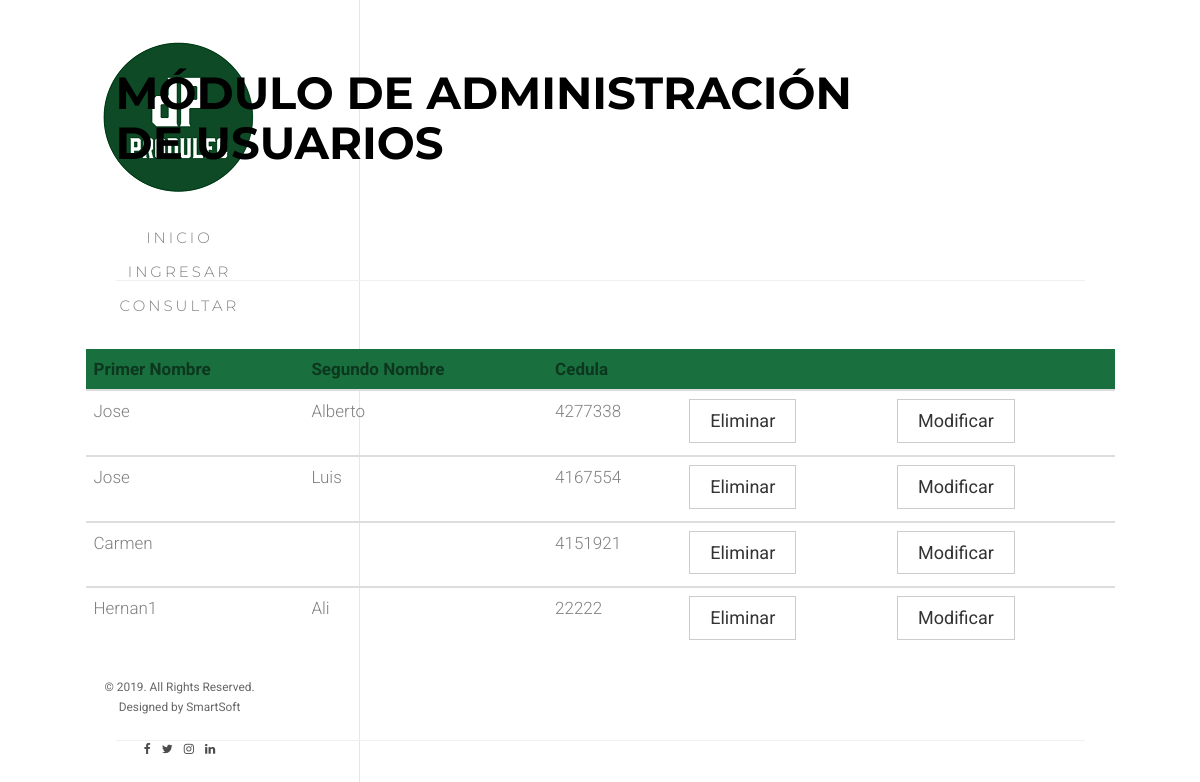
/searchuser, run on an earlier commit of the app's database.
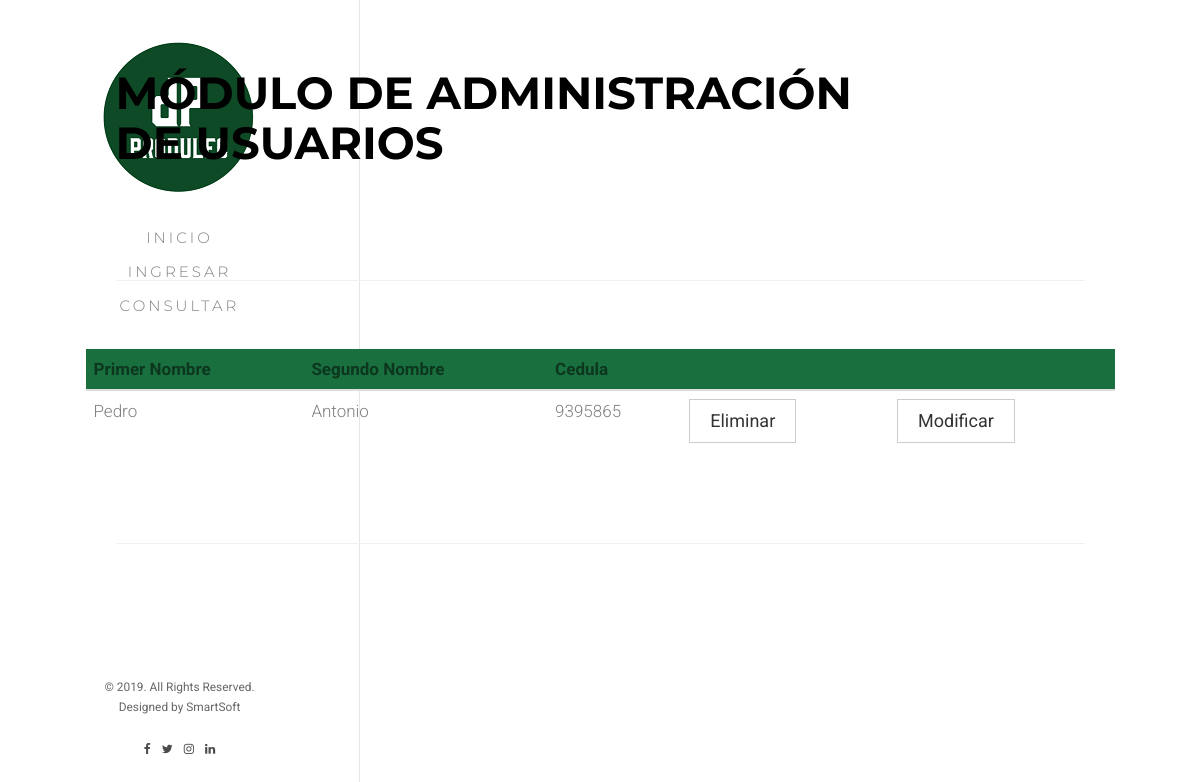
And on a later commit of the database.
### produlect/models.py (models this page shows, shortened)
class empleado(models.Model):
    id_empleado = models.AutoField(primary_key=True)
    primer_nombre = models.CharField(max_length=45)
    segundo_nombre = models.CharField(max_length=45, blank=True)
    primer_apellido = models.CharField(max_length=45)
    segundo_apellido = models.CharField(max_length=45, blank=True)
    cedula = models.IntegerField()
    celular = models.CharField(max_length=10)
    fecha_nacimiento = models.DateField(
        'Fecha de Nacimento', blank=False, null=False)
    fecha_contratacion = models.DateField(
        'Fecha de Contratacion', blank=False, null=False)
    sueldo = models.IntegerField()
    email = models.CharField(max_length=45, blank=True)
    id_cargo = models.ForeignKey(cargo, on_delete=models.CASCADE)

### produlect/views.py (the view)
# urls.py: path('searchuser', views.searchuser, name='searchuser'),
def searchuser(request):
    users = empleado.objects.all()
    args = {
        'users': users
    }
    return render(request, 'user/search.html', args)

### produlect/templates/user/search.html (shortened to what this page needs)
{% extends "base/base.html" %}
{% load static %}
{% block content %}
<div id="fh5co-page">
	<aside id="fh5co-aside" role="complementary" class="border js-fullheight">
		<h1 id="fh5co-logo"><a href="index.html"><img src="{% static 'images/logo_1.png' %}"
					alt="Free HTML5 Bootstrap Website Template"></a></h1>
		<nav id="fh5co-main-menu" role="navigation">
			<ul>
				<li><a href="{% url 'index' %}">Inicio</a></li>
				<li><a href="{% url 'createuser' %}">Ingresar</a></li>
				<li><a href="{% url 'searchuser' %}">Consultar</a></li>
			</ul>
		</nav>
		<div class="fh5co-footer">
			<p><small>&copy; 2019. All Rights Reserved.</span> <span>Designed by SmartSoft</span>
			<ul>
				<li><a href="#"><i class="icon-facebook"></i></a></li>
				<li><a href="#"><i class="icon-twitter"></i></a></li>
				<li><a href="#"><i class="icon-instagram"></i></a></li>
				<li><a href="#"><i class="icon-linkedin"></i></a></li>
			</ul>
		</div>
	</aside>
	<div id="fh5co-main">
		<div class="fh5co-narrow-content fh5co-border-bottom">
			<h2 class="fh5co-heading animate-box" data-animate-effect="fadeInLeft">MÓDULO DE ADMINISTRACIÓN <span>DE
					USUARIOS</span></h2>
		</div>
		<div class="fh5co-narrow-content fh5co-border-bottom" id="consultar">
			<div class="row">
				<div class="col-md-20 animate-box" data-animate-effect="fadeInLeft">
					<form action="">
						<div class="row">
							<div class="col-md-12">
								<div class="row">
									<table class="table">
										<thead style="background-color: #196f3d">
											<tr>
												<th scope="col">Primer Nombre</th>
												<th scope="col">Segundo Nombre</th>
												<th scope="col">Cedula</th>
												<th scope="col"></th>
												<th scope="col"></th>
											</tr>
										</thead>
										{% for form in users %}
										<tbody>
											<tr>
												<td scope="row">{{ form.primer_nombre }}</td>
												<td scope="row">{{ form.segundo_nombre }}</td>
												<td scope="row">{{ form.cedula }}</td>
												<td scope="row"><a href="{% url 'deleteuser' cedula=form.cedula %}"><button type="button" class="btn btn-default">Eliminar</button></a></td>
												<td scope="row"><a href="{% url 'updateuser' cedula=form.cedula %}"><button type="button" class="btn btn-default">Modificar</button></a></td>
											</tr>
										</tbody>
										{% endfor %}
									</table>
								</div>
							</div>
						</div>
					</form>
				</div>
			</div>
		</div>
	</div>
</div>
{% endblock content%}

### produlect/templates/base/base.html (shortened to what this page needs)
<!DOCTYPE html>
<html>
<head>
    {% load static %}
    <link rel="stylesheet" href="{% static 'css/animate.css'%}">
    <link rel="stylesheet" href="{% static 'css/icomoon.css'%}">
    <link rel="stylesheet" href="{% static 'css/bootstrap.css'%}">
    <link rel="stylesheet" href="{% static 'css/owl.carousel.min.css'%}">
    <link rel="stylesheet" href="{% static 'css/owl.theme.default.min.css'%}">
    <link rel="stylesheet" href="{% static 'css/style.css'%}">
</head>
<body onload="nobackbutton();">
    <div class="container">
        {% block content %}{% endblock %}
    </div>
</body>
</html>

### produlect/static/css/icomoon.css (style rules this page uses)
[class^="icon-"], [class*=" icon-"] { font-family: 'icomoon' !important; speak: none; font-style: normal; font-weight: normal; font-variant: normal; text-transform: none; line-height: 1; -webkit-font-smoothing: antialiased; -moz-osx-font-smoothing: grayscale; }
.icon-twitter:before { content: "\f099"; }
.icon-facebook:before { content: "\f09a"; }
.icon-linkedin:before { content: "\f0e1"; }
.icon-instagram:before { content: "\f16d"; }

### produlect/static/css/style.css (style rules this page uses)
body { font-family: "Roboto", Arial, sans-serif; font-weight: 300; font-size: 20px; line-height: 1.6; color: rgba(0, 0, 0, 0.5); }
a { color: #196f3d; -webkit-transition: 0.5s; -o-transition: 0.5s; transition: 0.5s; }
p { margin-bottom: 1.5em; }
h1, h2, h3, h4, h5, h6 { color: #000; font-family: "Montserrat", Arial, sans-serif; font-weight: 700; margin: 0 0 30px 0; }
#fh5co-page { width: 100%; overflow: hidden; position: relative; }
#fh5co-aside { padding-top: 40px; padding-bottom: 40px; width: 15%; position: fixed; bottom: 0; top: 0; left: 0; overflow-y: scroll; -webkit-transition: 0.5s; -o-transition: 0.5s; transition: 0.5s; font-size: 9px !important; }
#fh5co-aside.border { border-right: 1px solid #e6e6e6; }
@media screen and (max-width: 1200px) { #fh5co-aside { width: 30%; } }
#fh5co-aside #fh5co-logo { text-align: center; }
#fh5co-aside #fh5co-main-menu ul { text-align: center; margin: 0; padding: 0; }
#fh5co-aside #fh5co-main-menu ul li { margin: 0 0 10px 0; padding: 0; list-style: none; }
#fh5co-aside #fh5co-main-menu ul li a { color: rgba(0, 0, 0, 0.5); text-decoration: none; letter-spacing: .1em; text-transform: uppercase; font-size: 15px; font-weight: 300; position: relative; -webkit-transition: 0.3s; -o-transition: 0.3s; transition: 0.3s; padding: 10px 10px; letter-spacing: .2em; font-family: "Montserrat", Arial, sans-serif; }
#fh5co-aside #fh5co-main-menu ul li a:after { content: ""; position: absolute; height: 2px; bottom: 7px; left: 10px; right: 10px; background-color: #196f3d; visibility: hidden; -webkit-transform: scaleX(0); -moz-transform: scaleX(0); -ms-transform: scaleX(0); -o-transform: scaleX(0); transform: scaleX(0); -webkit-transition: all 0.3s cubic-bezier(0.175, 0.885, 0.32, 1.275); -moz-transition: all 0.3s cubic-bezier(0.175, 0.885, 0.32, 1.275); -ms-transition: all 0.3s cubic-bezier(0.175, 0.885, 0.32, 1.275); -o-transition: all 0.3s cubic-bezier(0.175, 0.885, 0.32, 1.275); transition: all 0.3s cubic-bezier(0.175, 0.885, 0.32, 1.275); }
#fh5co-aside .fh5co-footer { position: absolute; bottom: 40px; font-size: 14px; text-align: center; width: 100%; font-weight: 400; color: rgba(0, 0, 0, 0.6); }
#fh5co-aside .fh5co-footer span { display: block; }
#fh5co-aside .fh5co-footer ul { padding: 0; margin: 0; text-align: center; }
#fh5co-aside .fh5co-footer ul li { padding: 0; margin: 0; display: inline; list-style: none; }
#fh5co-aside .fh5co-footer ul li a { color: rgba(0, 0, 0, 0.7); padding: 4px; }
#fh5co-main { width: 93%; float: right; -webkit-transition: 0.5s; -o-transition: 0.5s; transition: 0.5s; }
@media screen and (max-width: 1200px) { #fh5co-main { width: 98%; } }
@media screen and (max-width: 1200px) { #fh5co-main { width: 100%; } }
#fh5co-main .fh5co-narrow-content { position: relative; width: 85%; margin: 0 auto; padding: 4em 0; }
.fh5co-border-bottom { border-bottom: 1px solid #f0f0f0; }
.fh5co-heading { font-size: 45px; margin-bottom: 1em; }
.fh5co-heading span { display: block; }
.btn { margin-right: 4px; margin-bottom: 4px; font-family: "Roboto", Arial, sans-serif; font-size: 18px; font-weight: 400; -webkit-border-radius: 0px; -moz-border-radius: 0px; -ms-border-radius: 0px; border-radius: 0px; -webkit-transition: 0.5s; -o-transition: 0.5s; transition: 0.5s; padding: 8px 20px !important; }
.js .animate-box { opacity: 0; }

What changed in the data, as far as the page shows it:
removed empleado: primer_nombre "Jose", segundo_nombre "Alberto", cedula "4277338"
removed empleado: primer_nombre "Jose", segundo_nombre "Luis", cedula "4167554"
removed empleado: primer_nombre "Carmen", cedula "4151921"
removed empleado: primer_nombre "Hernan1", segundo_nombre "Ali", cedula "22222"
added empleado: primer_nombre "Pedro", segundo_nombre "Antonio", cedula "9395865"
